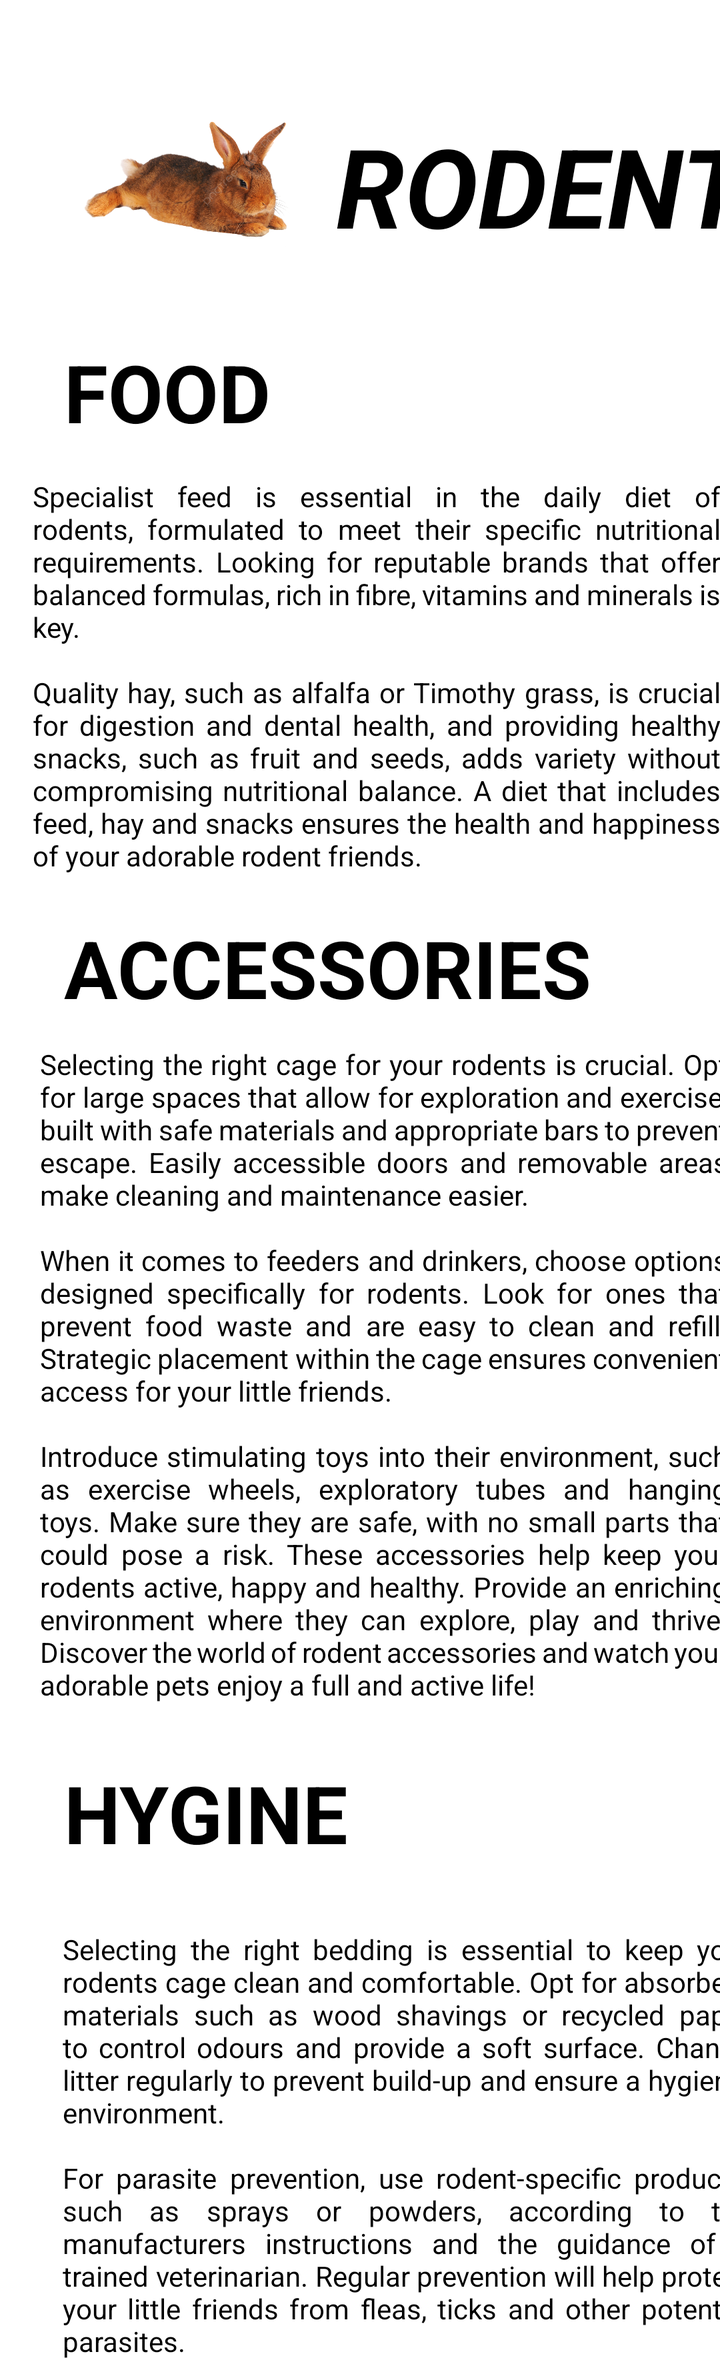
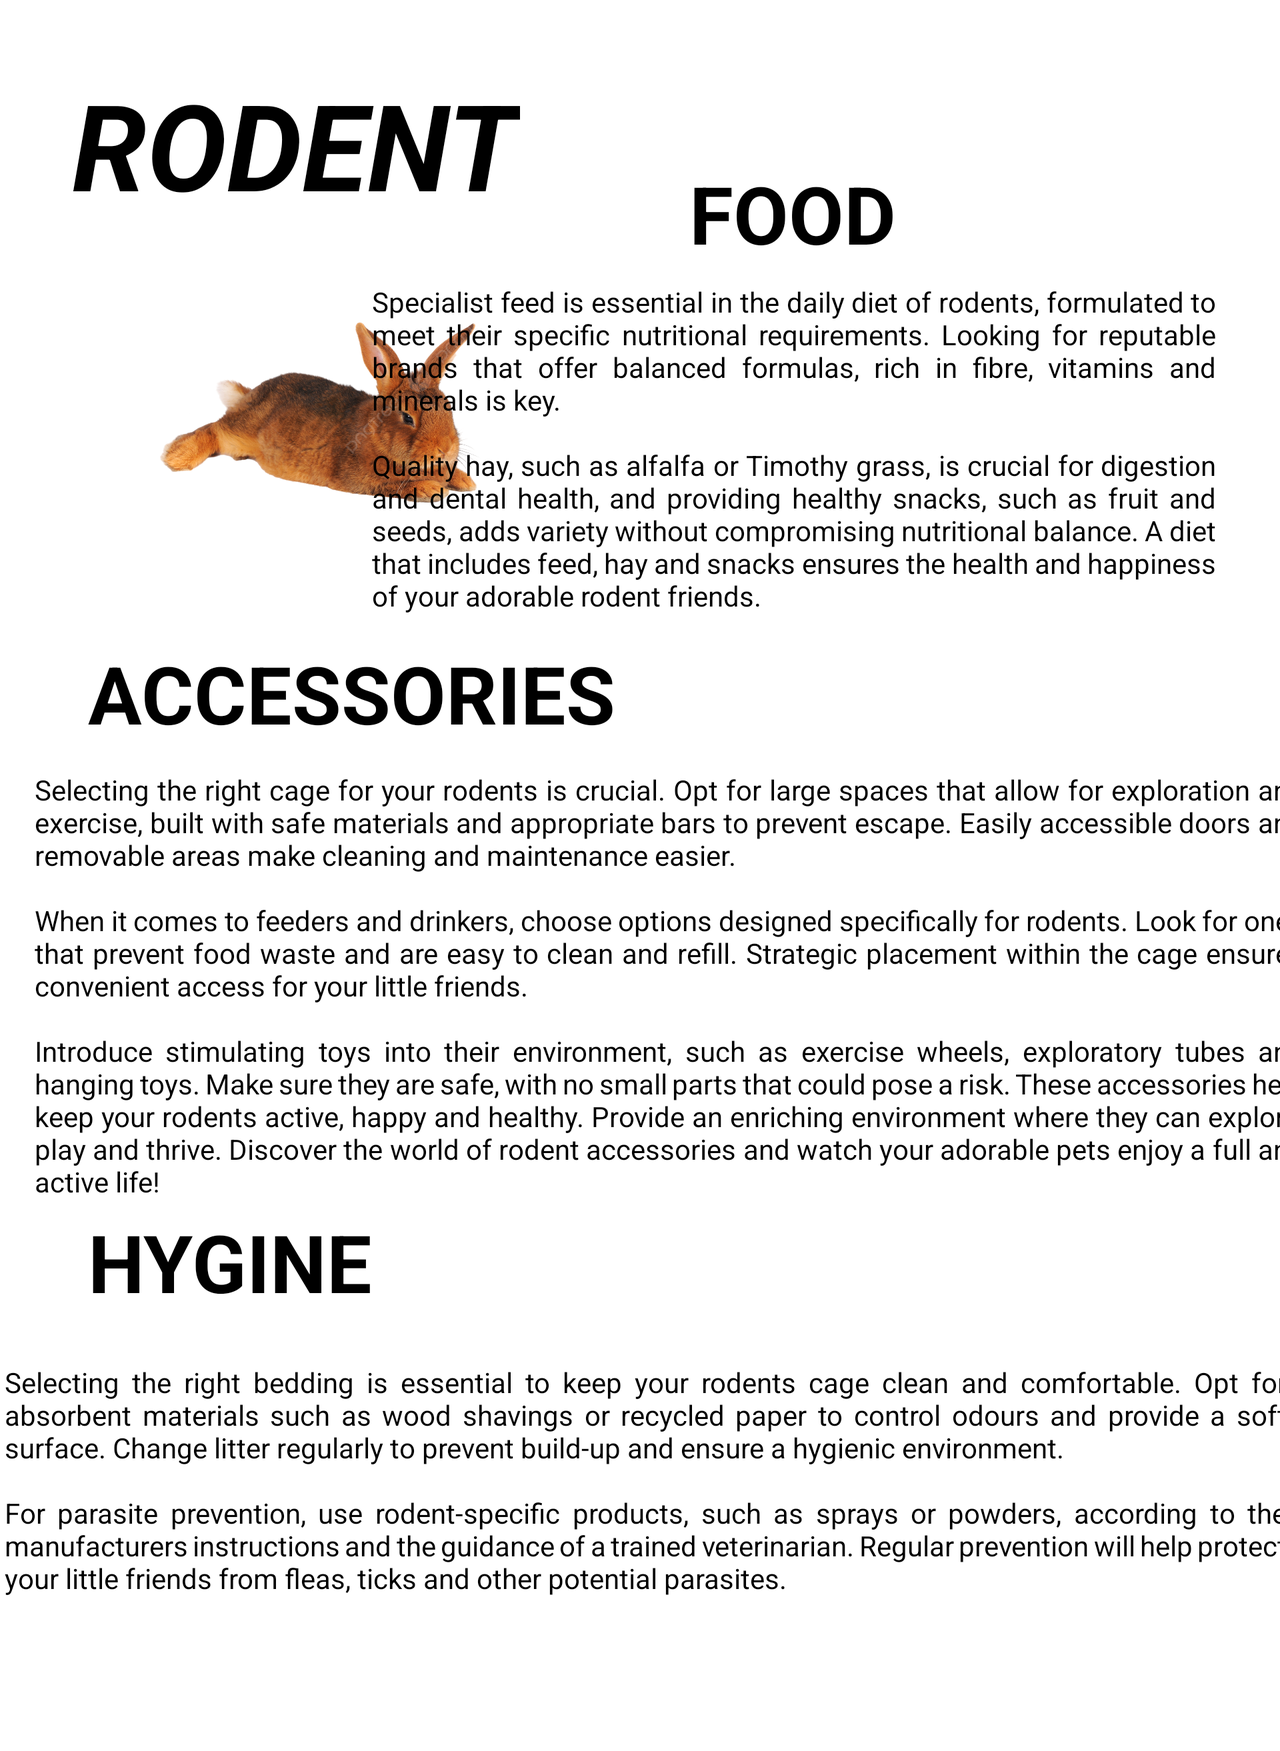

The same Android screen from two of the app's own layout files: first res/layout/ as a phone draws it, then the repository's variant for another configuration, drawn on a device whose configuration selects that folder. Both files follow.
<!-- AndroidManifest.xml: application theme Theme.MyProject -->
<!-- res/layout/fragment_rodents.xml -->
<?xml version="1.0" encoding="utf-8"?>
<androidx.core.widget.NestedScrollView xmlns:app="http://schemas.android.com/apk/res-auto"
    xmlns:tools="http://schemas.android.com/tools"
    android:layout_width="match_parent"
    android:layout_height="match_parent"
    xmlns:android="http://schemas.android.com/apk/res/android"
    android:theme="@style/Theme.MyProject">

    <androidx.constraintlayout.widget.ConstraintLayout
        android:layout_width="match_parent"
        android:layout_height="match_parent"
        tools:context=".fragments.CatFragment">

        <ImageView
            android:id="@+id/imageView2"
            android:layout_width="124dp"
            android:layout_height="115dp"
            android:layout_marginStart="32dp"
            android:layout_marginTop="32dp"
            android:src="@drawable/rabbit_image"
            app:layout_constraintStart_toStartOf="parent"
            app:layout_constraintTop_toTopOf="parent" />

        <TextView
            android:id="@+id/textView"
            android:layout_width="wrap_content"
            android:layout_height="wrap_content"
            android:layout_gravity="center|top"
            android:layout_marginStart="12dp"
            android:layout_marginTop="56dp"
            android:text="@string/roedores"
            android:textSize="55dp"
            android:textStyle="bold|italic"
            app:layout_constraintStart_toEndOf="@+id/imageView2"
            app:layout_constraintTop_toTopOf="parent" />

        <TextView
            android:id="@+id/textView8"
            android:layout_width="wrap_content"
            android:layout_height="wrap_content"
            android:layout_marginStart="32dp"
            android:layout_marginTop="40dp"
            android:text="@string/comida"
            android:textSize="40dp"
            android:textStyle="bold"
            app:layout_constraintStart_toStartOf="parent"
            app:layout_constraintTop_toBottomOf="@+id/textView" />

        <TextView
            android:id="@+id/textView9"
            android:layout_width="344dp"
            android:layout_height="match_parent"
            android:layout_marginStart="32dp"
            android:layout_marginTop="16dp"
            android:layout_marginEnd="32dp"
            android:justificationMode="inter_word"
            android:text="@string/comidaRoedores"
            app:layout_constraintEnd_toEndOf="parent"
            app:layout_constraintHorizontal_bias="0.333"
            app:layout_constraintStart_toStartOf="parent"
            app:layout_constraintTop_toBottomOf="@+id/textView8" />

        <TextView
            android:id="@+id/textView11"
            android:layout_width="wrap_content"
            android:layout_height="wrap_content"
            android:layout_marginStart="32dp"
            android:layout_marginTop="20dp"
            android:text="@string/accesorios"
            android:textSize="40dp"
            android:textStyle="bold"
            app:layout_constraintStart_toStartOf="parent"
            app:layout_constraintTop_toBottomOf="@+id/textView9" />

        <TextView
            android:id="@+id/textView10"
            android:layout_width="344dp"
            android:layout_height="match_parent"
            android:layout_marginStart="32dp"
            android:layout_marginTop="12dp"
            android:layout_marginEnd="32dp"
            android:justificationMode="inter_word"
            android:text="@string/accesoriosRoedores"
            app:layout_constraintEnd_toEndOf="parent"
            app:layout_constraintHorizontal_bias="0.25"
            app:layout_constraintStart_toStartOf="parent"
            app:layout_constraintTop_toBottomOf="@+id/textView11" />

        <TextView
            android:id="@+id/textView13"
            android:layout_width="wrap_content"
            android:layout_height="match_parent"
            android:layout_marginStart="32dp"
            android:layout_marginTop="28dp"
            android:text="@string/higiene"
            android:textSize="40dp"
            android:textStyle="bold"
            app:layout_constraintStart_toStartOf="parent"
            app:layout_constraintTop_toBottomOf="@+id/textView10" />

        <TextView
            android:id="@+id/textView12"
            android:layout_width="344dp"
            android:layout_height="match_parent"
            android:layout_marginStart="32dp"
            android:layout_marginTop="32dp"
            android:layout_marginEnd="32dp"
            android:justificationMode="inter_word"
            android:text="@string/higieneRoedores"
            app:layout_constraintEnd_toEndOf="parent"
            app:layout_constraintHorizontal_bias="0.014"
            app:layout_constraintStart_toStartOf="parent"
            app:layout_constraintTop_toBottomOf="@+id/textView13" />

    </androidx.constraintlayout.widget.ConstraintLayout>

</androidx.core.widget.NestedScrollView>
<!-- resources referenced by this layout -->
<resources>
  <!-- drawable rabbit_image: png bitmap (drawable, 716707 bytes) -->
  <string name="accesorios">ACCESSORIES</string>
  <string name="accesoriosRoedores">Selecting the right cage for your rodents is crucial. Opt for large spaces that allow for exploration and exercise, built with safe materials and appropriate bars to prevent escape. Easily accessible doors and removable areas make cleaning and maintenance easier.\n\nWhen it comes to feeders and drinkers, choose options designed specifically for rodents. Look for ones that prevent food waste and are easy to clean and refill. Strategic placement within the cage ensures convenient access for your little friends.\n\nIntroduce stimulating toys into their environment, such as exercise wheels, exploratory tubes and hanging toys. Make sure they are safe, with no small parts that could pose a risk. These accessories help keep your rodents active, happy and healthy. Provide an enriching environment where they can explore, play and thrive. Discover the world of rodent accessories and watch your adorable pets enjoy a full and active life!</string>
  <string name="comida">FOOD</string>
  <string name="comidaRoedores">Specialist feed is essential in the daily diet of rodents, formulated to meet their specific nutritional requirements. Looking for reputable brands that offer balanced formulas, rich in fibre, vitamins and minerals is key. \n\nQuality hay, such as alfalfa or Timothy grass, is crucial for digestion and dental health, and providing healthy snacks, such as fruit and seeds, adds variety without compromising nutritional balance. A diet that includes feed, hay and snacks ensures the health and happiness of your adorable rodent friends.</string>
  <string name="higiene">HYGINE</string>
  <string name="higieneRoedores">Selecting the right bedding is essential to keep your rodents cage clean and comfortable. Opt for absorbent materials such as wood shavings or recycled paper to control odours and provide a soft surface. Change litter regularly to prevent build-up and ensure a hygienic environment.\n\nFor parasite prevention, use rodent-specific products, such as sprays or powders, according to the manufacturers instructions and the guidance of a trained veterinarian. Regular prevention will help protect your little friends from fleas, ticks and other potential parasites.</string>
  <string name="roedores">RODENT</string>
  <style name="Theme.MyProject" parent="Theme.MaterialComponents.DayNight.NoActionBar">
          <item name="colorPrimaryDark">@color/fondoLogin</item>
          <item name="android:textColorPrimary">@color/black</item>
          <item name="colorPrimary">#A88763</item>
          <item name="android:textColor">@color/black</item>
          <item name="android:windowBackground">@color/white</item>
      </style>
</resources>
<!-- res/layout-land/fragment_rodents.xml (the repository's variant of the layout above) -->
<!-- drawn on the phone turned sideways -->
<?xml version="1.0" encoding="utf-8"?>
<androidx.core.widget.NestedScrollView xmlns:app="http://schemas.android.com/apk/res-auto"
    xmlns:tools="http://schemas.android.com/tools"
    android:layout_width="match_parent"
    android:layout_height="match_parent"
    xmlns:android="http://schemas.android.com/apk/res/android"
    android:theme="@style/Theme.MyProject">

    <androidx.constraintlayout.widget.ConstraintLayout
        android:layout_width="match_parent"
        android:layout_height="match_parent"
        tools:context=".fragments.CatFragment">

        <ImageView
            android:id="@+id/imageView2"
            android:layout_width="194dp"
            android:layout_height="164dp"
            android:layout_marginStart="64dp"
            android:layout_marginTop="124dp"
            android:src="@drawable/rabbit_image"
            app:layout_constraintStart_toStartOf="parent"
            app:layout_constraintTop_toTopOf="parent" />

        <TextView
            android:id="@+id/textView"
            android:layout_width="wrap_content"
            android:layout_height="wrap_content"
            android:layout_gravity="center|top"
            android:layout_marginStart="36dp"
            android:layout_marginTop="32dp"
            android:text="@string/roedores"
            android:textSize="60dp"
            android:textStyle="bold|italic"
            app:layout_constraintStart_toStartOf="parent"
            app:layout_constraintTop_toTopOf="parent" />

        <TextView
            android:id="@+id/textView8"
            android:layout_width="wrap_content"
            android:layout_height="wrap_content"
            android:layout_marginTop="80dp"
            android:layout_marginEnd="192dp"
            android:text="@string/comida"
            android:textSize="40dp"
            android:textStyle="bold"
            app:layout_constraintEnd_toEndOf="parent"
            app:layout_constraintTop_toTopOf="parent" />

        <TextView
            android:id="@+id/textView9"
            android:layout_width="422dp"
            android:layout_height="wrap_content"
            android:layout_marginStart="32dp"
            android:layout_marginTop="8dp"
            android:layout_marginEnd="32dp"
            android:justificationMode="inter_word"
            android:text="@string/comidaRoedores"
            app:layout_constraintEnd_toEndOf="parent"
            app:layout_constraintHorizontal_bias="1.0"
            app:layout_constraintStart_toStartOf="parent"
            app:layout_constraintTop_toBottomOf="@+id/textView8" />

        <TextView
            android:id="@+id/textView11"
            android:layout_width="wrap_content"
            android:layout_height="wrap_content"
            android:layout_marginStart="44dp"
            android:layout_marginTop="32dp"
            android:text="@string/accesorios"
            android:textSize="40dp"
            android:textStyle="bold"
            app:layout_constraintStart_toStartOf="parent"
            app:layout_constraintTop_toBottomOf="@+id/imageView2" />

        <TextView
            android:id="@+id/textView10"
            android:layout_width="635dp"
            android:layout_height="wrap_content"
            android:layout_marginStart="32dp"
            android:layout_marginTop="12dp"
            android:layout_marginEnd="32dp"
            android:justificationMode="inter_word"
            android:text="@string/accesoriosRoedores"
            app:layout_constraintEnd_toEndOf="parent"
            app:layout_constraintHorizontal_bias="0.25"
            app:layout_constraintStart_toStartOf="parent"
            app:layout_constraintTop_toBottomOf="@+id/textView11" />

        <TextView
            android:id="@+id/textView13"
            android:layout_width="wrap_content"
            android:layout_height="match_parent"
            android:layout_marginStart="44dp"
            android:layout_marginTop="4dp"
            android:text="@string/higiene"
            android:textSize="40dp"
            android:textStyle="bold"
            app:layout_constraintStart_toStartOf="parent"
            app:layout_constraintTop_toBottomOf="@+id/textView10" />

        <TextView
            android:id="@+id/textView12"
            android:layout_width="641dp"
            android:layout_height="194dp"
            android:layout_marginStart="32dp"
            android:layout_marginTop="24dp"
            android:layout_marginEnd="32dp"
            android:justificationMode="inter_word"
            android:text="@string/higieneRoedores"
            app:layout_constraintEnd_toEndOf="parent"
            app:layout_constraintHorizontal_bias="0.461"
            app:layout_constraintStart_toStartOf="parent"
            app:layout_constraintTop_toBottomOf="@+id/textView13" />

    </androidx.constraintlayout.widget.ConstraintLayout>

</androidx.core.widget.NestedScrollView>
